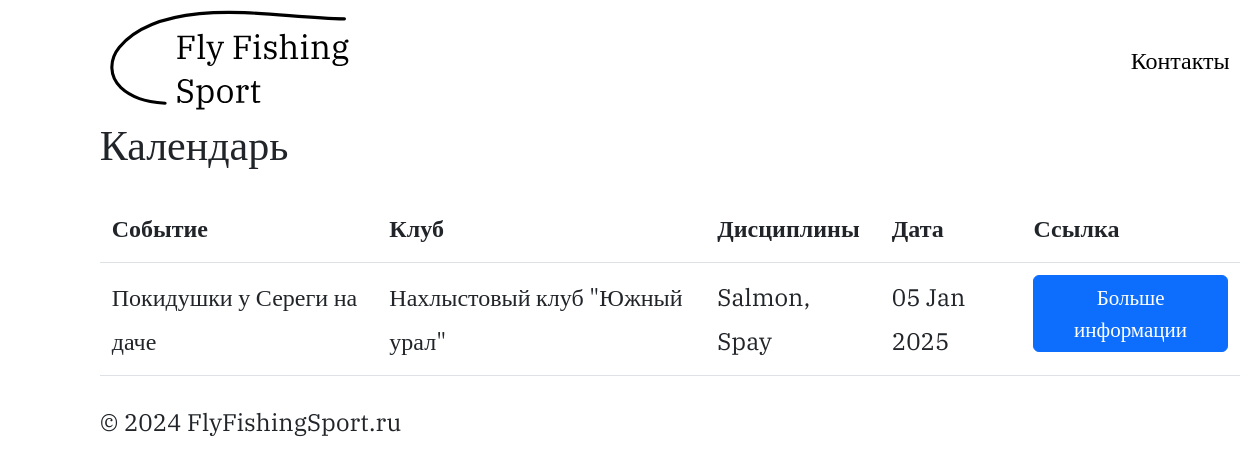
The page /calendar/ on the database as committed earlier.
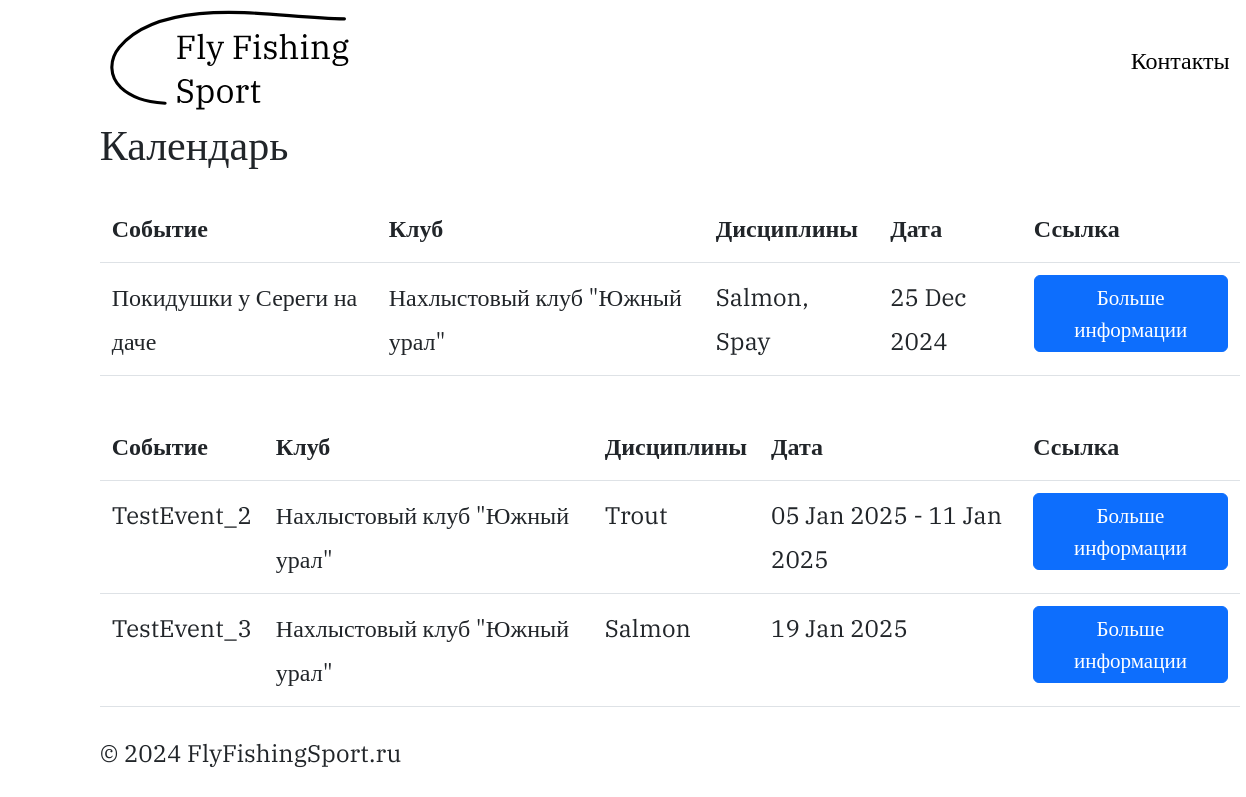
The same page on the database as committed later.
### SportCalendar/models.py (models this page shows, shortened)
class Event(models.Model):
    name = models.CharField(max_length=255)
    disciplines = models.ManyToManyField(Discipline)
    date_start = models.DateField()
    date_end = models.DateField(null=True, blank=True)
    club = models.ForeignKey(Club, on_delete=models.CASCADE)
    link = models.URLField()
    image = models.ImageField(upload_to='event_images/', null=True, blank=True)

class Club(models.Model):
    name = models.CharField(max_length=255)
    url = models.URLField()
    city = models.CharField(max_length=100)
    logo = models.ImageField(upload_to='club_logos/', null=True, blank=True)

class Discipline(models.Model):
    name = models.CharField(max_length=100)
    def __str__(self):
        return self.name

### SportCalendar/views.py (the view)
# urls.py: path('calendar/', views.event_calendar, name='event_calendar'),
def event_calendar(request):
    events = Event.objects.select_related('club').prefetch_related('disciplines').order_by('date_start')
    context = {'events': events}
    return render(request, 'SportCalendar.html', context)

### SportCalendar/templates/SportCalendar.html (shortened to what this page needs)
{% extends 'base.html' %}
{% block content %}
<h3>Календарь</h3>
{% regroup events by date_start|date:"Y-m" as grouped_events %}
{% for month, month_events in grouped_events %}
    <div class="table-responsive">
        <table class="table">
            <thead class="thead-dark">
                <tr>
                    <th>Событие</th>
                    <th>Клуб</th>
                    <th>Дисциплины</th>
                    <th>Дата</th>
                    <th>Ссылка</th>
                </tr>
            </thead>
            <tbody>
                {% for event in month_events %}
                    <tr>
                        <td>{{ event.name }}</td>
                        <td>{{ event.club.name }}</td>
                        <td>{{ event.disciplines.all|join:", " }}</td>
                        <td>
                            {{ event.date_start|date:"d M Y" }}
                            {% if event.date_end %}
                                - {{ event.date_end|date:"d M Y" }}
                            {% endif %}
                        </td>
                        <td><a href="{{ event.link }}" class="btn btn-primary btn-sm">Больше информации</a></td>
                    </tr>
                {% endfor %}
            </tbody>
        </table>
    </div>
{% endfor %}
{% endblock %}

### FlyFishingSport/templates/base.html (shortened to what this page needs)
{% load static %}
<!DOCTYPE html>
<html lang="en">
<head>
    <link href="https://cdn.jsdelivr.net/npm/bootstrap@5.3.0/dist/css/bootstrap.min.css" rel="stylesheet">
    <link rel="stylesheet" href="{% static 'style.css' %}">
</head>
<body>
    <header>
    <div class="container">
        <div class="logo">
            <a href="{% url 'index' %}">
                {% if logo_url %}
                    <img src="{{ logo_url }}" alt="Logo" class="logo">
                {% else %}
                    <img src="{% static 'default_logo.svg' %}" alt="Logo" class="logo">
                {% endif %}
            </a>
        </div>
        <div>
            <a href="https://vk.com/public210140386" class="contact-link">Контакты</a>
        </div>
    </div>
</header>
{% block content %}
{% endblock %}
<footer>
    <p>&copy; 2024 FlyFishingSport.ru</p>
</footer>
</body>
</html>

### FlyFishingSport/static/style.css (style rules this page uses)
:root { --animate-duration: 800ms; --animate-delay: 0.9s; font: 400 24px/44px IBM Plex Serif; display: flex; box-sizing: border-box; }
header { display: flex; flex: 1 1 0; gap: 10px; margin: 0; }
body { display: flex; flex-direction: column; margin-right: 8%; margin-left: 8%; padding: 0; justify-content: center; font: 400 24px/44px IBM Plex Serif; }
.container { width: 1200px; display: flex; justify-content: space-between; align-items: center; padding: 10px; margin: 0; }
.logo { height: 100px; }
.contact-link { text-decoration: none; color: #000; }

Rows that differ between the two databases and show on the page:
changed Event "Покидушки у Сереги на даче": date_start "05 Jan 2025" → "25 Dec 2024"
added Event: name "TestEvent_2", club.name "Нахлыстовый клуб \"Южный урал\"", disciplines.all "Trout", date_start "05 Jan 2025", date_end "11 Jan 2025"
added Event: name "TestEvent_3", club.name "Нахлыстовый клуб \"Южный урал\"", disciplines.all "Salmon", date_start "19 Jan 2025"
